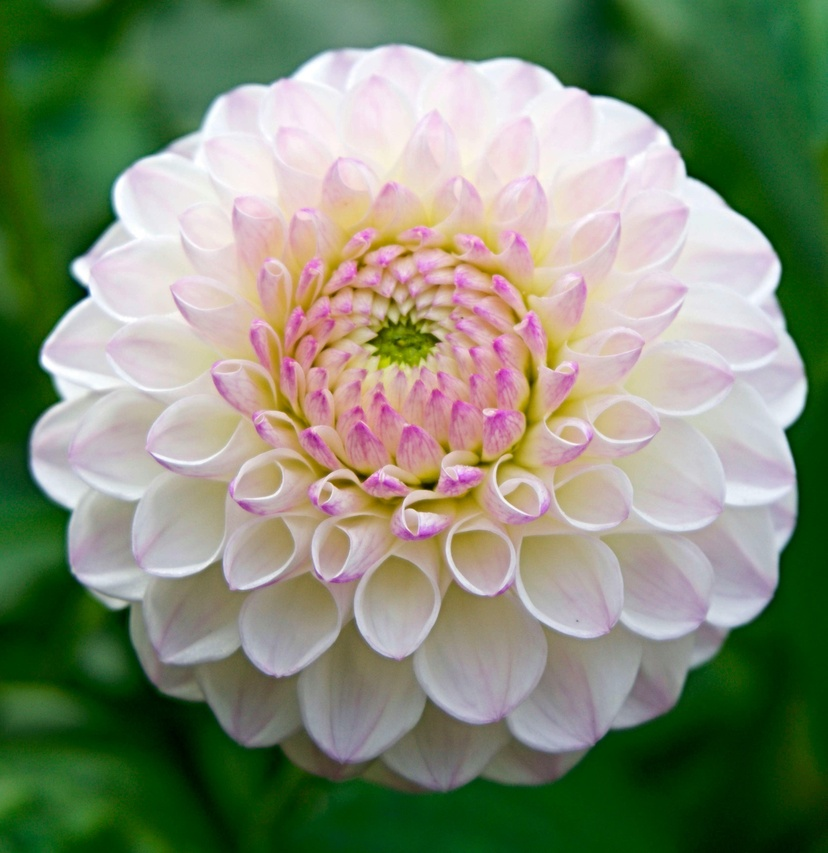
#> input picture Computer Vision/sample-1.jpg, 828 x 853 px, shrunk from 3359 x 3460 before the run
$ jupyter execute assignment-1.ipynb
#> lines starting #> are read from the running program, lines starting #| are printed output that depends on the picture; after the words box and inside, x2 and y2 are one past the last pixel; in counts of white or black regions, pixels touching at a corner belong together
[cell 1]
import numpy as np
import cv2 as cv
import matplotlib.pyplot as plt

[cell 2]
img = cv.imread("sample-1.jpg")
#> img is the input picture: shape (853, 828, 3); mean B, G, R 116.1, 140.7, 130
img.shape # 3 color channels
#> Out = (853, 828, 3)

[cell 3]
# Cv gets as BGR so need to convert to RGB
img_rgb = cv.cvtColor(img, cv.COLOR_BGR2RGB)

[cell 4]
plt.imshow(img_rgb)
plt.axis("off")
plt.show()

[cell 5]
# convert to gray scale
img_gray = cv.cvtColor(img, cv.COLOR_BGR2GRAY)
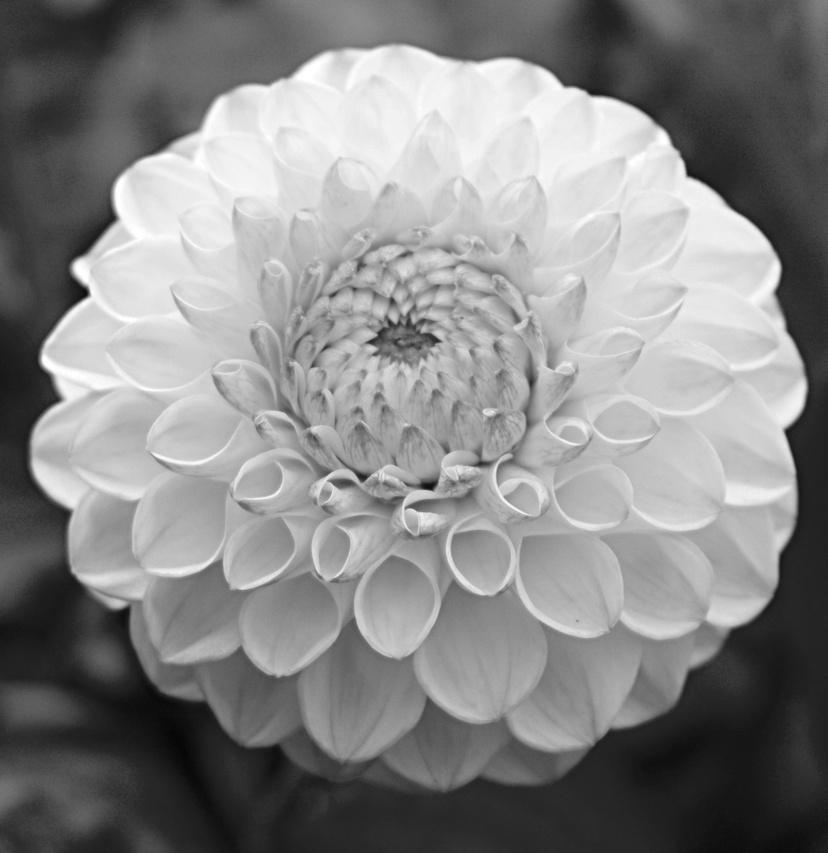
#> img_gray: shape (853, 828); min 5, max 255, mean 134.7
img_gray.shape # no color channel
#> Out = (853, 828)

[cell 6]
plt.imshow(img_gray, cmap="gray")
plt.axis("off")
plt.show()

[cell 7]
# thresholding
_, img_binary = cv.threshold(img_gray,135,255,cv.THRESH_BINARY)
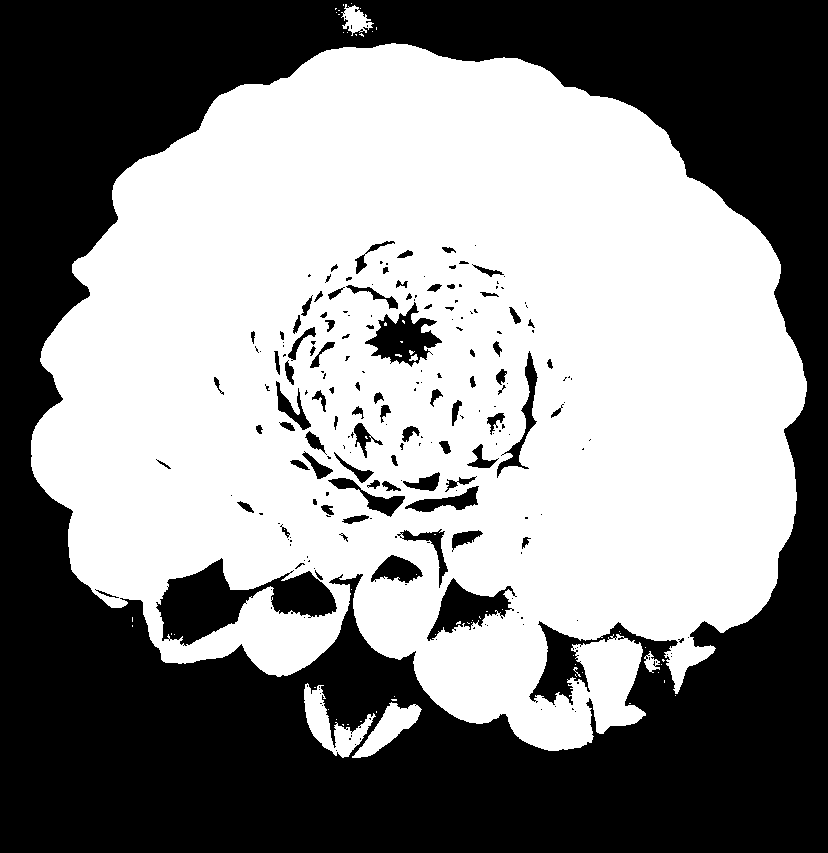
#> img_binary: shape (853, 828); 53.6% white; 222 black regions (134 under 20 px), largest, box (x1, y1, x2, y2) and area: (0, 0, 828, 853) 304156, (156, 558, 337, 646) 7003, (365, 302, 442, 367) 2288
img_binary.shape
#> Out = (853, 828)

[cell 8]
plt.imshow(img_binary, cmap = "gray")
plt.axis("off")
plt.show()

[cell 9]
fig, axes = plt.subplots(1, 3, figsize=(15, 5))

axes[0].imshow(img_rgb)
axes[0].set_title("RGB Image")
axes[0].axis("off")

axes[1].imshow(img_gray, cmap="gray")
axes[1].set_title("Grayscale Image")
axes[1].axis("off")

axes[2].imshow(img_binary, cmap="gray")
axes[2].set_title("Binary Image")
axes[2].axis("off")

plt.tight_layout()
plt.show()
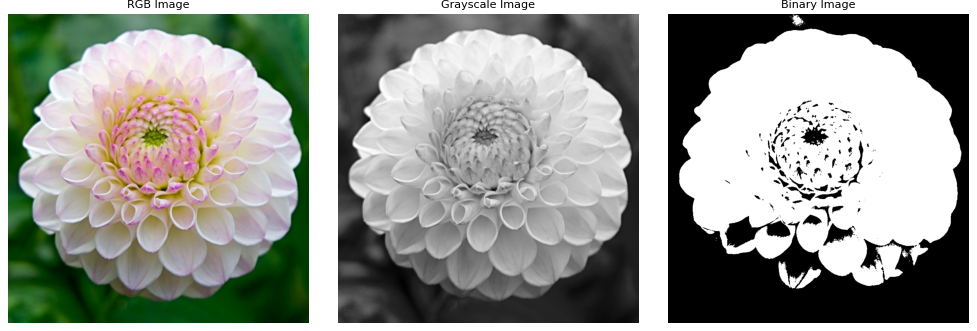
#> figure drawn by matplotlib, 3 panels

$ run again, with Computer Vision/sample-2.png saved as Computer Vision/sample-1.jpg
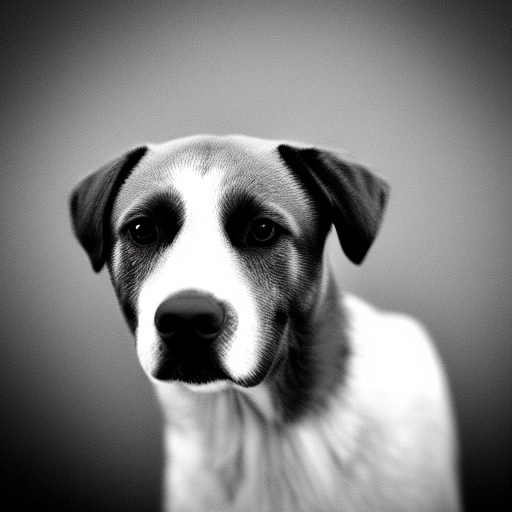
#> input picture Computer Vision/sample-2.png, 512 x 512 px
#> img is the input picture: shape (512, 512, 3); mean B, G, R 124.8, 124.9, 126.2
#> `_, img_binary = cv.threshold(img_gray,135,255,cv.THRESH_BINARY)`:
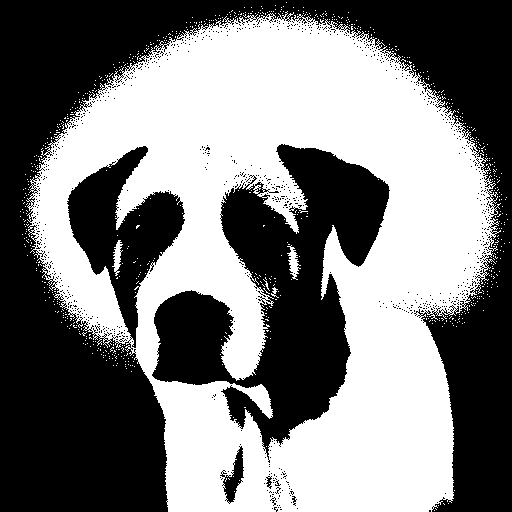
#> img_binary: shape (512, 512); 48.8% white; 731 white regions (727 under 20 px), largest, box (x1, y1, x2, y2) and area: (26, 11, 501, 512) 126417, (287, 245, 301, 280) 220, (112, 240, 123, 276) 190, (271, 287, 279, 298) 34
#> `plt.show()`:
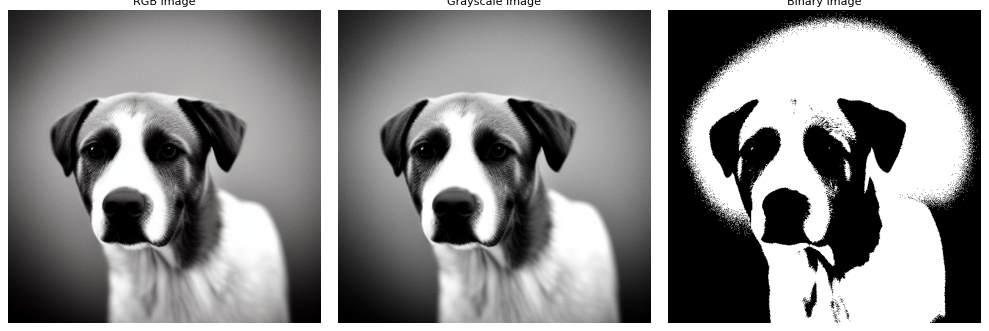
#> figure drawn by matplotlib, 3 panels
